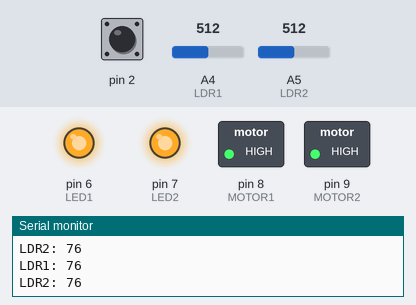
The sketch below on a simulated Arduino Uno, built with avr-gcc and run on an emulated ATmega328P. Parts: switched loads named in the sketch (green lamp = pin HIGH), output pins drawn as LEDs (lit = HIGH), the last lines printed to the serial monitor. The inputs (shaded band) are chosen by the test bench; at power-on: A4 (LDR1) = 512, A5 (LDR2) = 512, pin 2 HIGH.

Above: at 1.2 s.
1.3 s: A4 (LDR1) set to 343
2.8 s: A4 (LDR1) set to 322
At 4.0 s:
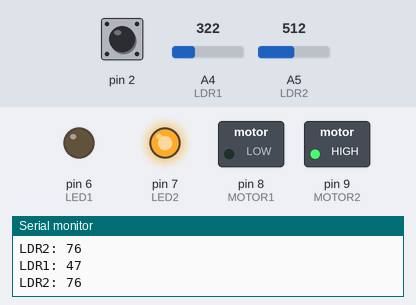
4.3 s: A5 (LDR2) set to 353
5.8 s: A5 (LDR2) set to 323
At 7.0 s:
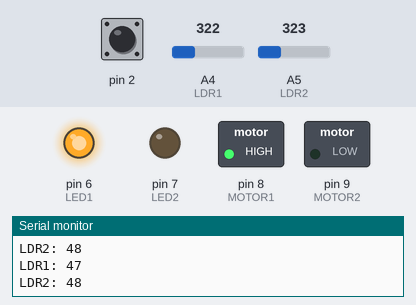
8.8 s: A5 (LDR2) set to 511
At 9.9 s:
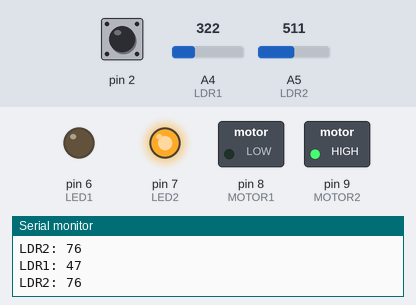
Timing chart, 0 to 11.3 s (numbered marks = the images above; inputs shaded):
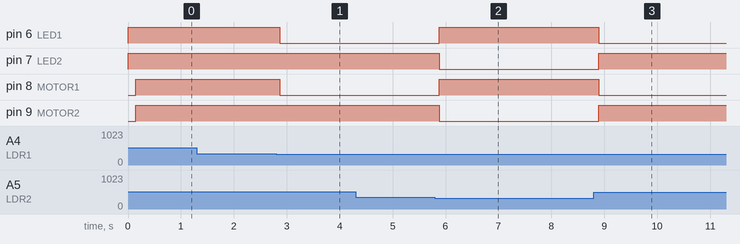

The sketch:

seguidor_linha.ino
```cpp
// CONSTANTES
#define LDR1 A4
#define LDR2 A5
#define LED1 6
#define LED2 7
#define MOTOR1 8
#define MOTOR2 9


// VARIÁVEIS
int ldr1Read, ldr2Read, ldr1Map, ldr2Map;
int value = 50;

//Função de interrupção
void interrupt()
{
  Serial.println("SOLTOU O BOTAUM!");
}

void setup()
{
  Serial.begin(9600);
  pinMode(LDR1, INPUT);
  pinMode(LDR2, INPUT);
  pinMode(LED1, OUTPUT);
  pinMode(LED2, OUTPUT);
  pinMode(MOTOR1, OUTPUT);
  pinMode(MOTOR2, OUTPUT);
  attachInterrupt(0, interrupt, FALLING);

  //Teste dos leds
  digitalWrite(LED1, HIGH);
  digitalWrite(LED2, HIGH);
}

void loop()
{
  delay(150);

  ldr1Read = analogRead(LDR1);
  ldr2Read = analogRead(LDR2);

  ldr1Map = map( ldr1Read, 679, 6, 100, 0 );
  ldr2Map = map( ldr2Read, 679, 6, 100, 0 );

  if(ldr1Map < value) {
  	digitalWrite(LED1, LOW);
    digitalWrite(LED2, HIGH);
    digitalWrite(MOTOR1, LOW);
    digitalWrite(MOTOR2, HIGH);
  }

  if(ldr2Map < value) {
  	digitalWrite(LED1, HIGH);
    digitalWrite(LED2, LOW);
    digitalWrite(MOTOR1, HIGH);
    digitalWrite(MOTOR2, LOW);
  }

  if(ldr1Map > value && ldr2Map > value) {
  	digitalWrite(LED1, HIGH);
    digitalWrite(LED2, HIGH);
    digitalWrite(MOTOR1, HIGH);
    digitalWrite(MOTOR2, HIGH);
  }

  Serial.println( (String)"LDR1: " + ldr1Map );
  Serial.println( (String)"LDR2: " + ldr2Map );
}
```

Measured:
- the behaviour switches between 336 and 335 on A4 (LDR1) (found by bisection; images 0 and 1)
- the behaviour switches between 336 and 335 on A5 (LDR2) (found by bisection; images 1 and 2)
- after the input at 2.8 s, pin 6 (LED1), pin 8 (MOTOR1): HIGH → LOW after 0.06 s
- after the input at 5.8 s, pin 6 (LED1), pin 8 (MOTOR1): LOW → HIGH after 0.08 s; pin 7 (LED2), pin 9 (MOTOR2): HIGH → LOW after 0.08 s
- after the input at 8.8 s, pin 6 (LED1), pin 8 (MOTOR1): HIGH → LOW after 0.09 s; pin 7 (LED2), pin 9 (MOTOR2): LOW → HIGH after 0.09 s
